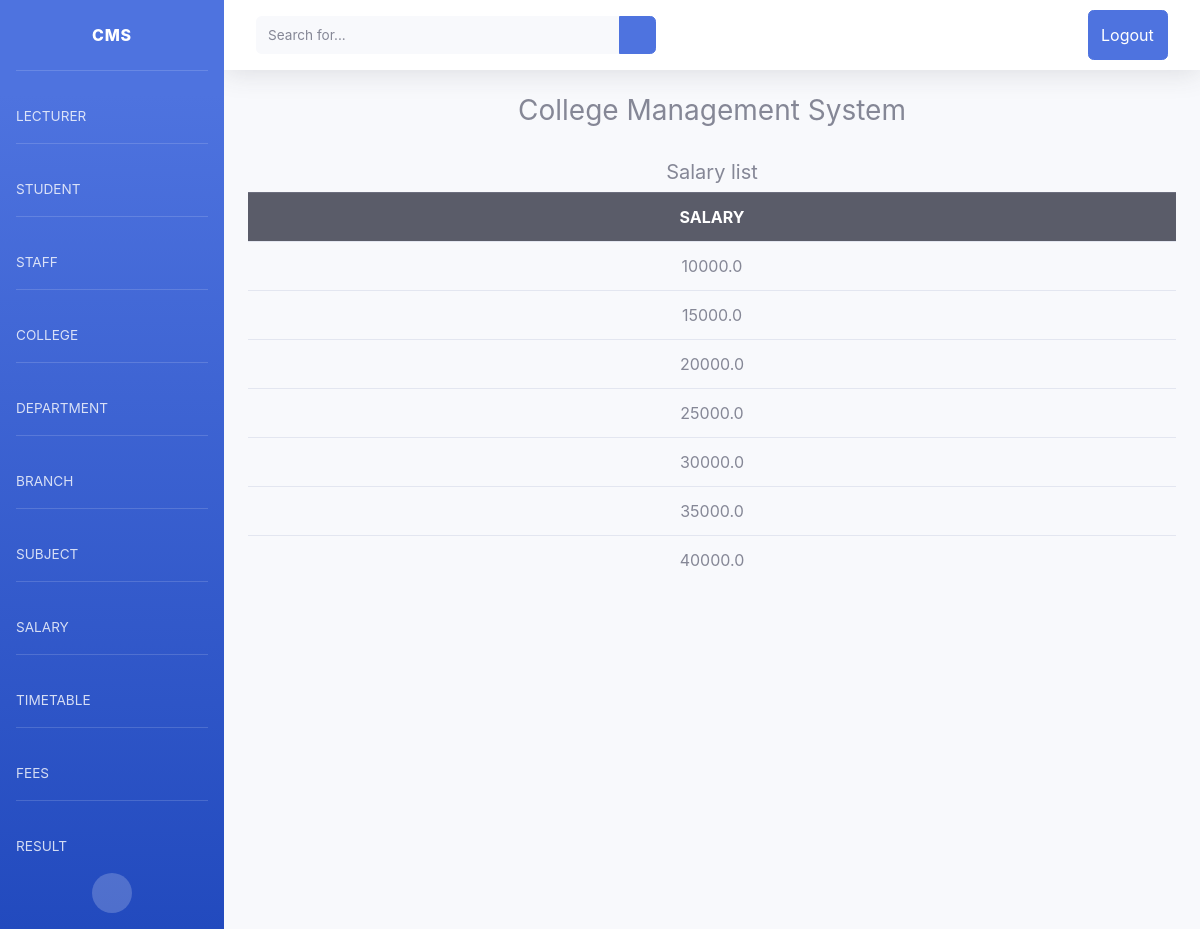
The app's page /Salarylist/ (signed in) with its own data.
### cmsapp/models.py (models this page shows, shortened)
class Salary(models.Model):
    salary = models.FloatField(max_length=30)

### cmsapp/decorator.py (the view)
    def _inner(request, *args, **kwargs):
        if not request.user.is_admin:
            raise PermissionDenied
        return function(request, *args, **kwargs)

### cmsapp/decorator.py (called while the page is built)
def admin_only(function):
    def _inner(request, *args, **kwargs):
        if not request.user.is_admin:
            raise PermissionDenied
        return function(request, *args, **kwargs)
    return _inner

### cmsapp/views.py (called while the page is built)
@admin_only
def Salarylist(request):
    sallist = Salary.objects.all()
    context={'sallist':sallist}
    return render(request,'Salary/salarylist.html',context)

### templates/Salary/salarylist.html
{% extends 'registration/home.html' %}
{% block content %}
{% if user.is_admin %}
<h5 class='text-center fw-bold'>Salary list</h5>
<div class="container">
    <table class="table table-hover">
    <tbody class="table table-striped table-hover">
      <tr class="thead-dark text-center">
          <th>SALARY</th>
      </tr>
{% for data in sallist %}
        <tr class="text-center">
    <td>{{data.salary}}</td>
        </tr>
  {% endfor %}
    </tbody>
  </table>
    </div>
{% else %}
<h5>Enter Login Details</h5>
{% endif %}
{% endblock %}

### templates/registration/home.html (style rules this page uses)
body { font-family: 'Roboto', sans-serif; }

### records on screen
Salary: salary "10000.0"
Salary: salary "15000.0"
Salary: salary "20000.0"
Salary: salary "25000.0"
Salary: salary "30000.0"
Salary: salary "35000.0"
Salary: salary "40000.0"
